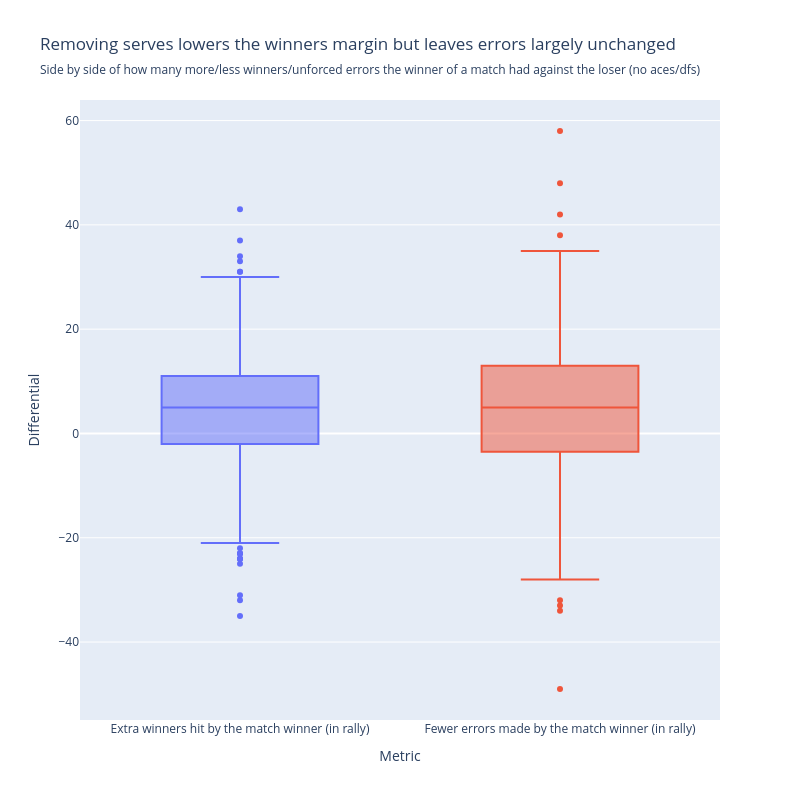

Write notebook code for a chart like this one.
### Code cell
fig1_rally = px.box(df_long_rally, x="metric", y="margin", color="metric",
            title="Removing serves lowers the winners margin but leaves errors largely unchanged",
            subtitle="Side by side of how many more/less winners/unforced errors the winner of a match had against the loser (no aces/dfs)",
            labels = {
                "metric": "Metric",
                "margin": "Differential",
            },
            width=800,
            height=800,
            )

fig1_rally.update_layout(showlegend=False)

fig1_rally.show()

### Figure 1 — Plotly figure (JSON) as saved in the notebook; plotly's stock layout.template omitted (floating-point values rounded to 4 significant figures; data arrays with more than 128 entries replaced by an {"elided": "..."} marker saying what was removed)
{"data": [{"alignmentgroup": "True", "hovertemplate": "Metric=%{x}<br>Differential=%{y}<extra></extra>", "legendgroup": "Extra winners hit by the match winner (in rally)", "marker": {"color": "#636efa"}, "name": "Extra winners hit by the match winner (in rally)", "notched": false, "offsetgroup": "Extra winners hit by the match winner (in rally)", "orientation": "v", "showlegend": true, "type": "box", "x": {"elided": "712 str values"}, "x0": " ", "xaxis": "x", "y": {"elided": "712 int values"}, "y0": " ", "yaxis": "y"}, {"alignmentgroup": "True", "hovertemplate": "Metric=%{x}<br>Differential=%{y}<extra></extra>", "legendgroup": "Fewer errors made by the match winner (in rally)", "marker": {"color": "#EF553B"}, "name": "Fewer errors made by the match winner (in rally)", "notched": false, "offsetgroup": "Fewer errors made by the match winner (in rally)", "orientation": "v", "showlegend": true, "type": "box", "x": {"elided": "712 str values"}, "x0": " ", "xaxis": "x", "y": {"elided": "712 int values"}, "y0": " ", "yaxis": "y"}], "layout": {"boxmode": "overlay", "height": 800, "legend": {"title": {"text": "Metric"}, "tracegroupgap": 0}, "showlegend": false, "title": {"subtitle": {"text": "Side by side of how many more/less winners/unforced errors the winner of a match had against the loser (no aces/dfs)"}, "text": "Removing serves lowers the winners margin but leaves errors largely unchanged"}, "width": 800, "xaxis": {"anchor": "y", "categoryarray": ["Extra winners hit by the match winner (in rally)", "Fewer errors made by the match winner (in rally)"], "categoryorder": "array", "domain": [0, 1], "title": {"text": "Metric"}}, "yaxis": {"anchor": "x", "domain": [0, 1], "title": {"text": "Differential"}}}}
